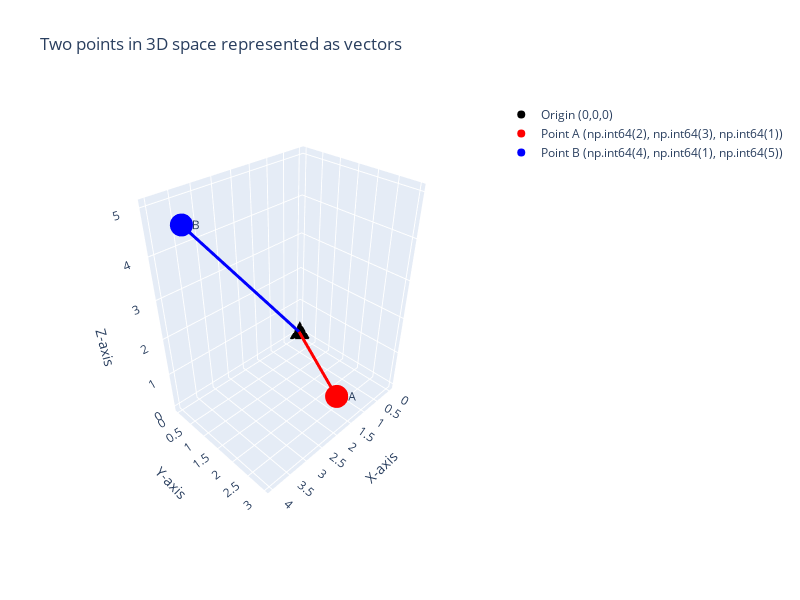

The cell this chart's notebook holds for it:
### Code cell
# Define two points in 3D space as vectors
vector_a = np.array([2, 3, 1])  # Point A: (2, 3, 1)
vector_b = np.array([4, 1, 5])  # Point B: (4, 1, 5)

# Create traces for the 3D plot
traces = []

# Add origin point
traces.append(
    go.Scatter3d(
        x=[0],
        y=[0],
        z=[0],
        mode="markers",
        marker={"size": 8, "color": "black"},
        name="Origin (0,0,0)",
        showlegend=True,
    )
)

# Add point A
traces.append(
    go.Scatter3d(
        x=[vector_a[0]],
        y=[vector_a[1]],
        z=[vector_a[2]],
        mode="markers+text",
        marker={"size": 8, "color": "red"},
        text=["A"],
        textposition="middle right",
        name=f"Point A {tuple(vector_a)}",
        showlegend=True,
    )
)

# Add point B
traces.append(
    go.Scatter3d(
        x=[vector_b[0]],
        y=[vector_b[1]],
        z=[vector_b[2]],
        mode="markers+text",
        marker={"size": 8, "color": "blue"},
        text=["B"],
        textposition="middle right",
        name=f"Point B {tuple(vector_b)}",
        showlegend=True,
    )
)

# Add vector arrows from origin to points
# Vector A arrow
traces.append(
    go.Scatter3d(
        x=[0, vector_a[0]],
        y=[0, vector_a[1]],
        z=[0, vector_a[2]],
        mode="lines",
        line={"color": "red", "width": 6},
        name="Vector A",
        showlegend=False,
    )
)

# Vector B arrow
traces.append(
    go.Scatter3d(
        x=[0, vector_b[0]],
        y=[0, vector_b[1]],
        z=[0, vector_b[2]],
        mode="lines",
        line={"color": "blue", "width": 6},
        name="Vector B",
        showlegend=False,
    )
)

# Create the figure
fig = go.Figure(data=traces)

# Update layout
fig.update_layout(
    title="Two points in 3D space represented as vectors",
    scene={
        "xaxis_title": "X-axis",
        "yaxis_title": "Y-axis",
        "zaxis_title": "Z-axis",
        "camera": {"eye": {"x": 1.5, "y": 1.5, "z": 1.5}},
    },
    width=800,
    height=600,
)

# Show the plot
fig.show()

### Figure 1 — Plotly figure (JSON) as saved in the notebook; plotly's stock layout.template omitted (floating-point values rounded to 4 significant figures)
{"data": [{"marker": {"color": "black", "size": 8}, "mode": "markers", "name": "Origin (0,0,0)", "showlegend": true, "type": "scatter3d", "x": [0], "y": [0], "z": [0]}, {"marker": {"color": "red", "size": 8}, "mode": "markers+text", "name": "Point A (np.int64(2), np.int64(3), np.int64(1))", "showlegend": true, "text": ["A"], "textposition": "middle right", "type": "scatter3d", "x": [2], "y": [3], "z": [1]}, {"marker": {"color": "blue", "size": 8}, "mode": "markers+text", "name": "Point B (np.int64(4), np.int64(1), np.int64(5))", "showlegend": true, "text": ["B"], "textposition": "middle right", "type": "scatter3d", "x": [4], "y": [1], "z": [5]}, {"line": {"color": "red", "width": 6}, "mode": "lines", "name": "Vector A", "showlegend": false, "type": "scatter3d", "x": [0, 2], "y": [0, 3], "z": [0, 1]}, {"line": {"color": "blue", "width": 6}, "mode": "lines", "name": "Vector B", "showlegend": false, "type": "scatter3d", "x": [0, 4], "y": [0, 1], "z": [0, 5]}], "layout": {"height": 600, "scene": {"camera": {"eye": {"x": 1.5, "y": 1.5, "z": 1.5}}, "xaxis": {"title": {"text": "X-axis"}}, "yaxis": {"title": {"text": "Y-axis"}}, "zaxis": {"title": {"text": "Z-axis"}}}, "title": {"text": "Two points in 3D space represented as vectors"}, "width": 800}}
